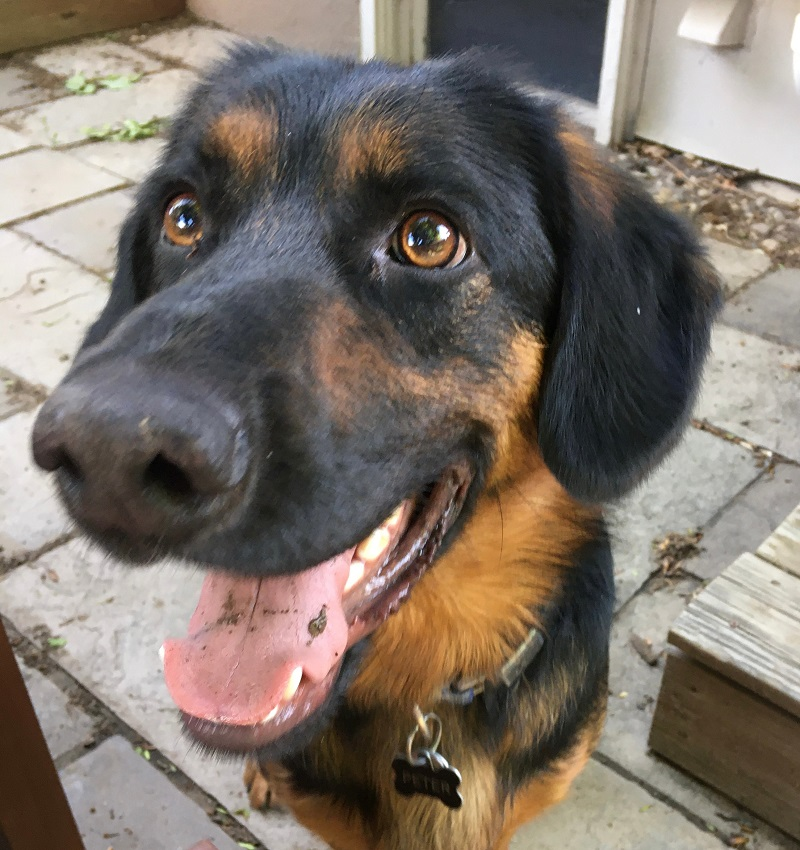
#> input picture Labs and Demos/Python Labs and Demos/petedog-lab.png, 800 x 850 px
$ jupyter execute Linear_Data_Chapter_8_Lab_Python.ipynb
#> lines starting #> are read from the running program, lines starting #| are printed output that depends on the picture
### Labs and Demos/Python Labs and Demos/autocorr.py
# autocorr
# Compute cyclic autocorrelation of x.
#
# INPUT:
# x: A 1D array with d entries.
#
# OUTPUTS:
# X: The cycle autocorrelation of x. A 1D array with d entries.
#
# AUTHOR:
# Emily J. King

import numpy as np

def autocorr(x):
    X=np.real(np.fft.ifft(np.conj(np.fft.fft(x))*np.fft.fft(x)))
    return(X)

### Labs and Demos/Python Labs and Demos/Linear_Data_Chapter_8_Lab_Python.ipynb
Linear Data Lab 8

Original lab written by: Emily J. King

Goals: Visualize inner product and cosine similarity. Examine how inner product and its variants (e.g., convolution, cosine similarity, correlation) can be used to compare data and extract information.

Additional files needed: Linear_Data_Chapter_8_Lab.pdf, petedog-lab.png (from Module 5 Lab or another image of your own choice), autocorr.py

[cell 1]
import numpy as np
import matplotlib.pyplot as plt
from numpy.linalg import norm
import scipy # for image convolution
from autocorr import autocorr # for cyclic autocorrelation

Section 1: Visualizing inner product and cosine similarity.

Go to Linear_Data_Chapter_8_Lab.pdf

Section 2: Implementing inner product and cosine similarity.

Create two random vectors x and y in R^7.

[cell 2]
x=np.random.rand(7)
y=np.random.rand(7)

Their inner product is:

[cell 3]
np.dot(x,y)

Their cosine similarity is:

[cell 4]
np.dot(x/norm(x),y/norm(y))

Note that the cosine similarity must be between -1 and 1.  Now set z=-2.7x and compute the cosine similarity of x and z.

[cell 5]
z = -2.7*x
np.dot(x/norm(x),z/norm(z))

Why does the answer make sense?  Discuss.

Section 3: Autocorrleation

Let's make a random periodic vector by repeating a random pattern.

[cell 6]
r=np.random.rand(50)
per=np.tile(r,10)
plt.plot(per)
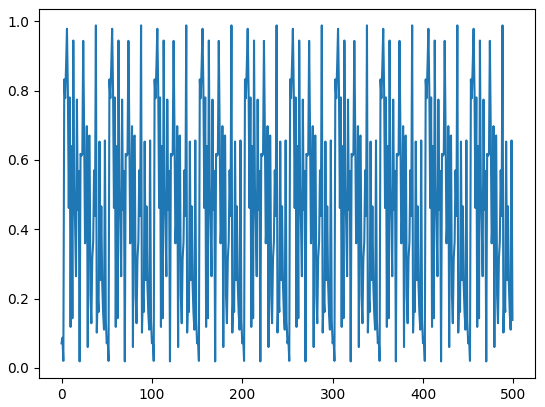
#> figure drawn by matplotlib, 1 panel; curve peaks at x = 38, y = 0.988

Now let's add noise to hide the periodicity.

[cell 7]
nper=per+0.5*np.random.normal(0,1,np.size(per))
plt.plot(nper)
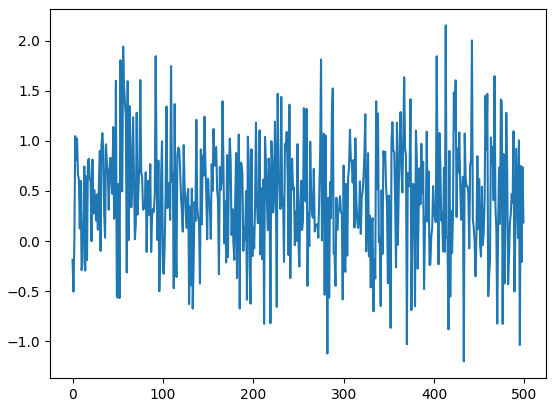
#> figure drawn by matplotlib, 1 panel; curve peaks at x = 413, y = 2.15

Now let's compute the (cyclic) autocorrelation.  (The function defined might not look like the definition of autocorrelation from the class, but it is mathematically the same and a better implentation than directly encoding the formula.)

[cell 8]
NPER=autocorr(nper)
plt.plot(NPER)
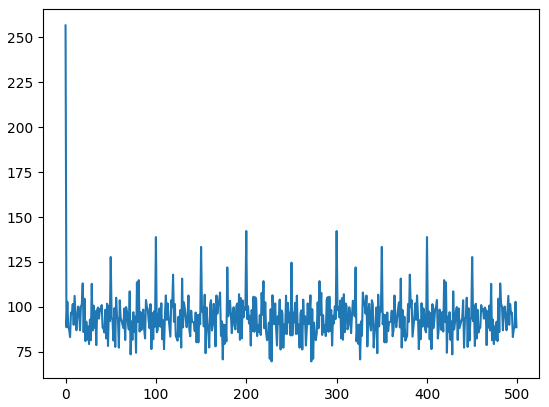
#> figure drawn by matplotlib, 1 panel; curve peaks at x = 0, y = 256.6

Discuss the output.

Section 4: 2D cross-correlation / convolution

Let's reload Pete Dog and look at him.  (You may also load another image of your choice by modifying the first command below.)

[cell 9]
I=plt.imread('petedog-lab.png')
#> I is the input picture: shape (850, 800, 3) float32; mean R, G, B 0.489, 0.449, 0.414
plt.imshow(I)

Let's add some noise.  Here, eta denotes the amount of noise ("noise level") and is a positive number where the larger the number, the more noise.  Remember that to add noise, we convert the image to double first.

[cell 10]
eta = 0.2
nI=I+eta*np.random.normal(0,1,size=I.shape)
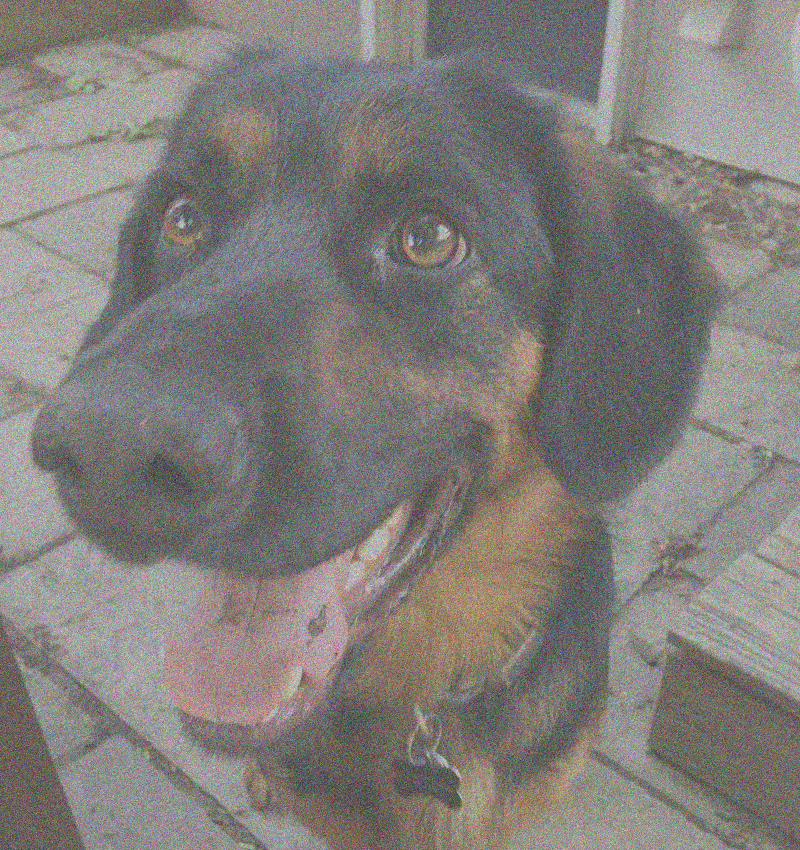
#> nI: shape (850, 800, 3) float64; mean R, G, B 0.489, 0.449, 0.414; drawn with min black and max white
plt.imshow(nI)
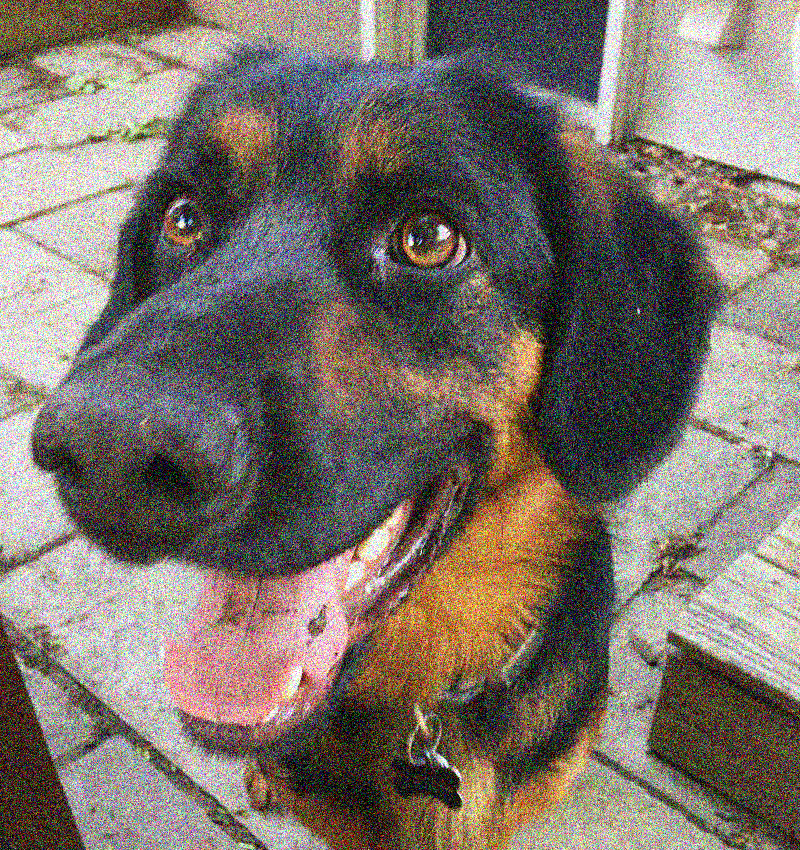
#> shown: shape (850, 800, 3) float64; mean R, G, B 0.488, 0.452, 0.42

Let's apply various Gaussian blurring. Note from Scipy documentation: The default filter size is 2*round(4*sigma)+1. So setting sigma to 0.25 results in a 3x3 and to 0.5 results in a 5x5.

Try sigma = 0.25, 0.5, 1, 2.5, 5.

[cell 11]
plt.imshow(scipy.ndimage.gaussian_filter(nI, sigma=0.25))

Let's compute the cross correlation with the Sobel filter for horizontal edges.  For ease of visualization, we'll first convert the color image to a grayscale.  Note that scipy.ndimage.sobel(bwI, 1) yields the cross correlation of the Sobel filter for horizontal edges.

[cell 12]
bwI=0.2989 * I[:,:,0] + 0.5870 * I[:,:,1] + 0.1140 * I[:,:,2]
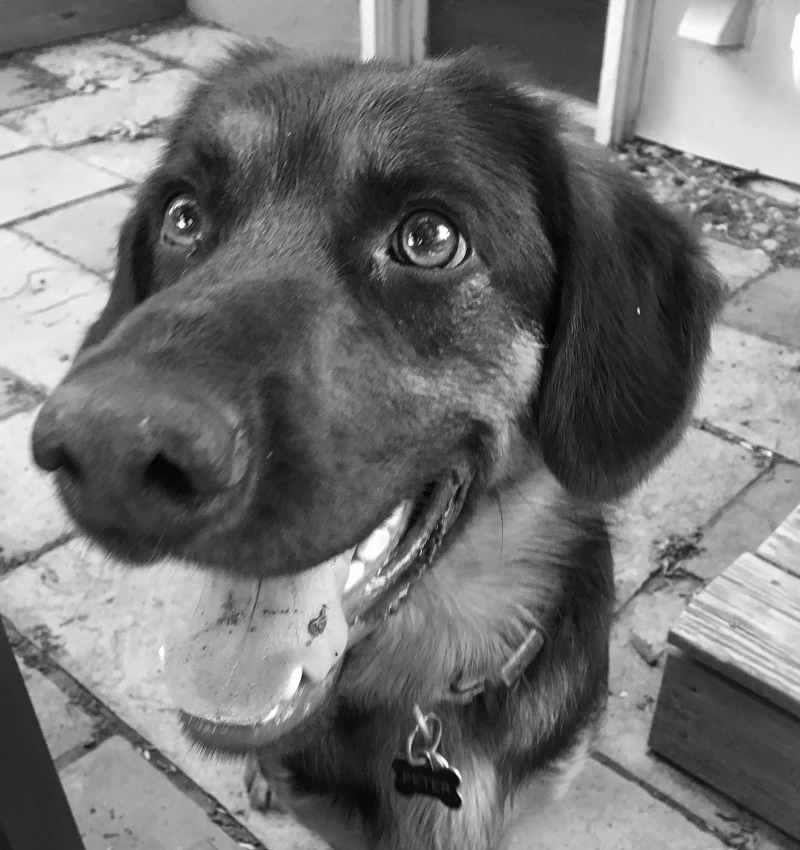
#> bwI: shape (850, 800) float32; min 0.0023, max 1, mean 0.457
plt.imshow(scipy.ndimage.sobel(bwI, 0),cmap='gray')
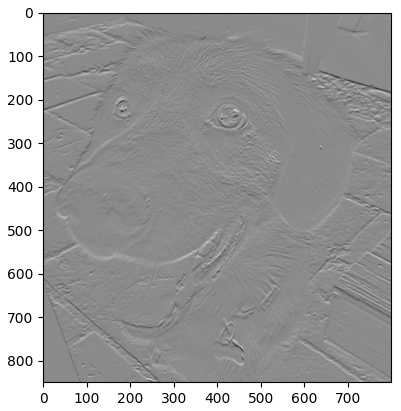
#> figure drawn by matplotlib, 1 panel

And now for vertical edges.

[cell 13]
plt.imshow(scipy.ndimage.sobel(bwI, 1),cmap='gray')
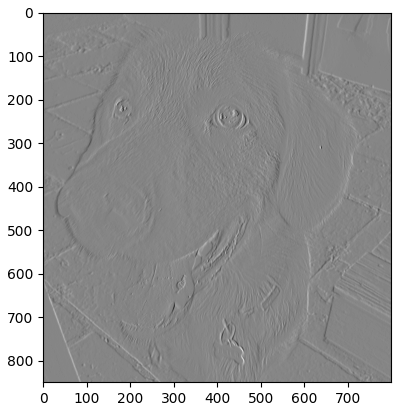
#> figure drawn by matplotlib, 1 panel
